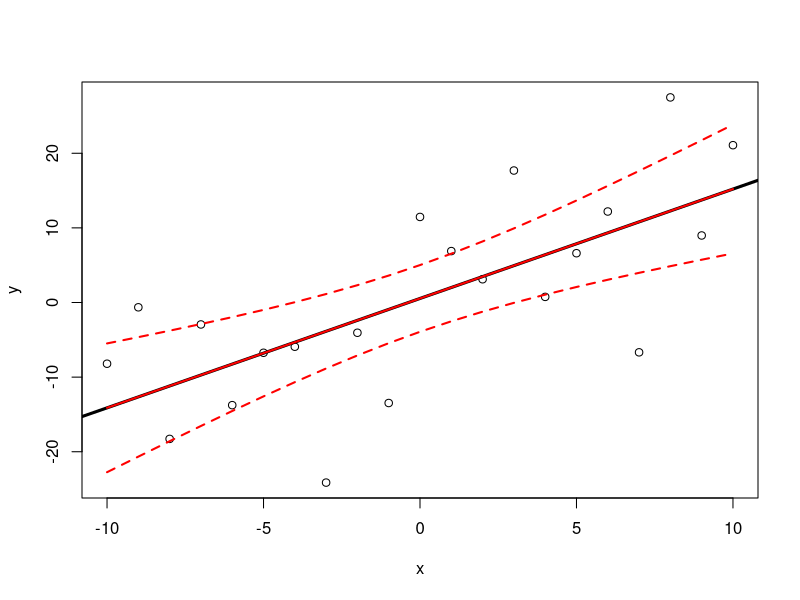
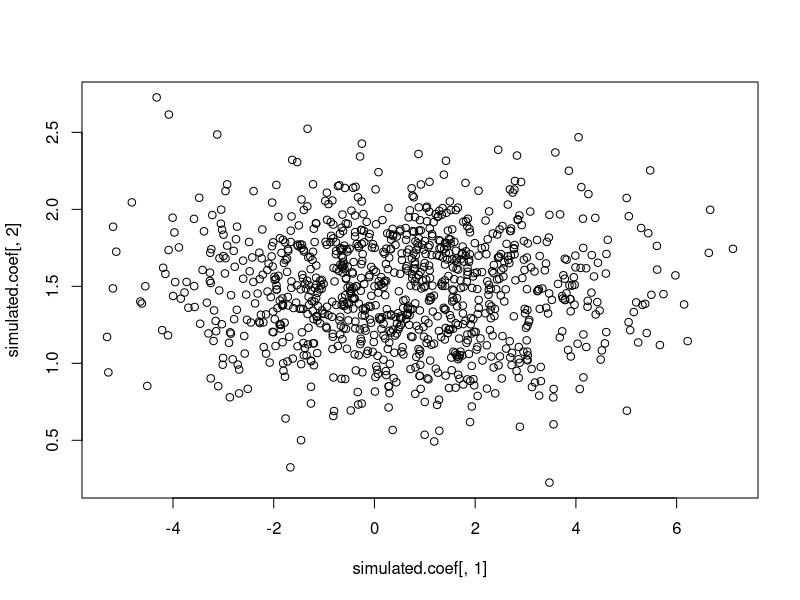

The R script that drew these images, in order:
######################### using Monte Carlo simulations to generate confidence intervals in R #########################
x <- -10:10  # a covariate of known values
b0 <- 0
b1 <- 1.5  # slope of the model

# we generate our response variable y, based on x
y <- rnorm(length(x), b0 + b1 * x, 10)

plot(y~x)

# linear model of y ~ x 
lm.1 <- lm(y~x)
coef(lm.1)
confint(lm.1)

# covariance between parameter estimates 
vcov(lm.1)
summary(lm.1)

# plot the fitted line (estimated from this simple regression)
abline(lm.1, lwd = 3)

####################### Asymptotic normal confidence bands #######################
# this is what you would normally construct based on the SE and the t-distribution
# we can use predict() to construct the asymptotic normal confidence intervals 

x.frame <- data.frame(x=x)
conf.int <- predict(lm.1, interval="conf", newdata=x.frame)
head(conf.int)

# matlines (matrix of lines)
matlines(x = x.frame$x, y = conf.int, lty=c(1, 2, 2), lwd=2, col="red")


########### Function to perform the monte carlo simulation ##################
# for now, not accounting for uncertainty in residual variation 
SimReg1 <- function(mod.input = lm.1) {
  a = coef(mod.input)[1]  # intercept from model
  b = coef(mod.input)[2]  # slope from model 
  rse = summary(mod.input)$sigma  # residual squared error 
  y.sim <- rnorm(n = length(x), mean = a + b*x, sd = rse)
  lm.sim <- lm(y.sim ~ x)
  coef(lm.sim)
}

N = 1000
simulated.coef <- replicate(N, SimReg1())
simulated.coef <- t(simulated.coef)

sd(simulated.coef[,1])  # this should approxiamte the standard error for the intercept
sd(simulated.coef[,2])  # this should approximate the standard error for the slope
# the standard error uses statistics (sample data) standard deviations use parameters (population data)
# The standard error (SE) of a statistic (most commonly the mean) is the standard deviation of its sampling distribution,
# or sometimes an estimate of that standard deviation.

# compare to
summary(lm.1)$coef[,1:2]

# approximate monte carlo CIs for the slope
quantile(simulated.coef[,2], c(0.025, 0.975))

# compare to asymptotic CIs for the slope
confint(lm.1)[2,]

# as with any parameter estimates, we should consider if those estimated in this simulation are correlated
cor(simulated.coef[,1], simulated.coef[,2])
plot(simulated.coef[,1], simulated.coef[,2])


########### Correcting our simulation to allow for undertainty in RSE #############
# the monte carlo CIs generated above might be too narrow, as we have not accounted for uncertainty in the RSE
# correcting our simulation to correctly propogate error (sample from RSE and then sample values conditional upon that)
# rse represents a random sample from a distribution as well
# rse = redisual standard error, df = residual degrees of freedom for model
SimReg2 <- function(mod.input = lm.1) {
  a = coef(mod.input)[1]  # intercept from model
  b = coef(mod.input)[2]  # slope from model 
  df.sim <- mod.input$df 
  rse = summary(mod.input)$sigma  # residual squared error 
  rse.sim = rse*sqrt(df.sim/rchisq(1, df = df.sim))  # incorporate uncertainty by simulating the changes in the variance we would expect for rse
  # the larger the df, the more close rse.sim to rse
  y.sim <- rnorm(n = length(x), mean = a + b*x, sd = rse.sim)
  lm.sim <- lm(y.sim ~ x)
  coef(lm.sim)
}


